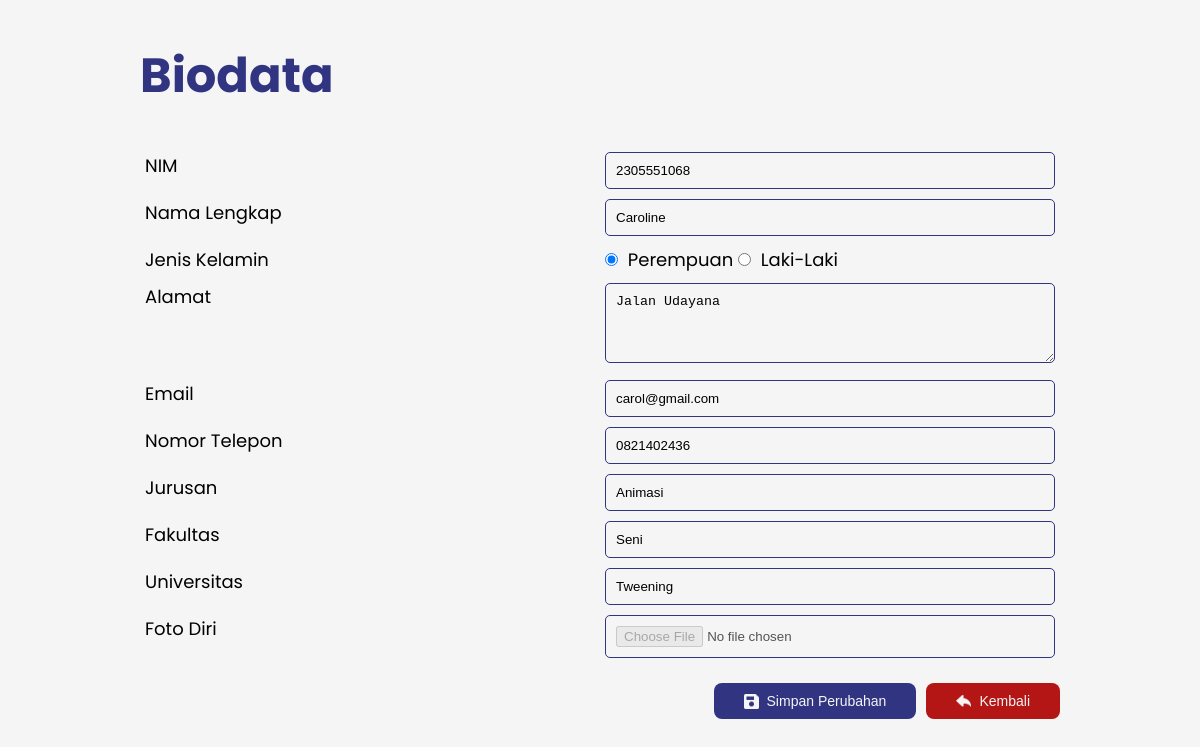
The app's page /add.php?mode=edit&id=24 with its own data.
### tables this page shows
CREATE TABLE `tb_mahasiswa` (
  `id` int NOT NULL AUTO_INCREMENT,
  `nim` varchar(20) DEFAULT NULL,
  `picture` varchar(255) DEFAULT NULL,
  `name` varchar(50) DEFAULT NULL,
  `gender` varchar(10) DEFAULT NULL,
  `address` varchar(100) DEFAULT NULL,
  `email` varchar(100) DEFAULT NULL,
  `telp` varchar(15) DEFAULT NULL,
  `major` varchar(50) DEFAULT NULL,
  `faculty` varchar(25) DEFAULT NULL,
  `university` varchar(50) DEFAULT NULL,
  PRIMARY KEY (`id`)
);

### function.php (called while the page is built, shortened)
<?php
require 'connection.php';
function query($query) {
    global $conn;
    $result = mysqli_query($conn, $query);
    $rows = [];
    while ($row = mysqli_fetch_assoc($result)) {
        $rows[] = $row;
    }
    return $rows;
}
?>

### add.php (the view, shortened to what this page needs)
<?php
require 'function.php';
$mode = isset($_GET['mode']) ? $_GET['mode'] : 'add';
$id = isset($_GET['id']) ? intval($_GET['id']) : null;
$data = [
    'nim' => '',
    'name' => '',
    'gender' => '',
    'address' => '',
    'email' => '',
    'telp' => '',
    'major' => '',
    'faculty' => '',
    'university' => '',
    'picture' => ''
];
if ($mode === 'edit' && $id) {
    $result = query("SELECT * FROM tb_mahasiswa WHERE id = $id");
    if (!empty($result)) {
        $data = $result[0];
    } else {
        echo "<script>
                alert('Data tidak ditemukan!');
                document.location.href = 'index.php';
              </script>";
        exit;
    }
}
?>
<!DOCTYPE html>
<html>
<head>
    <link rel="stylesheet" href="style.css">
</head>
<body>
    <div class="container-biodata">
        <div class="header">
            <h1 class="biodata-input">Biodata</h1>
        </div>
        <div class="content">
            <form class="form" action="" method="POST" enctype="multipart/form-data">
                <table cellpadding="20px" cellspacing="0px">
                    <tr>
                        <td><span id="spn_nim">NIM</span></td>
                        <td><input type="text" name="nim" id="nim" value="<?= $data['nim'] ?>" required></td>
                    </tr>
                    <tr>
                        <td><span id="spn_nama">Nama Lengkap</span></td>
                        <td><input type="text" name="name" id="name" value="<?= $data['name'] ?>" required></td>
                    </tr>
                    <tr>
                        <td><span id="spn_gender">Jenis Kelamin</span></td>
                        <td>
                            <input type="radio" id="perempuan" name="gender" value="Perempuan"
                                <?= $data['gender'] === 'Perempuan' ? 'checked' : '' ?> required>
                            <label for="perempuan">Perempuan</label>
                            <input type="radio" id="laki-laki" name="gender" value="Laki-Laki"
                                <?= $data['gender'] === 'Laki-Laki' ? 'checked' : '' ?> required>
                            <label for="laki-laki">Laki-Laki</label>
                        </td>
                    </tr>
                    <tr>
                        <td><span id="spn_alamat">Alamat</span></td>
                        <td><textarea name="address" id="address" required><?= $data['address'] ?></textarea></td>
                    </tr>
                    <tr>
                        <td><span id="spn_email">Email</span></td>
                        <td><input type="email" name="email" id="email" value="<?= $data['email'] ?>" required></td>
                    </tr>
                    <tr>
                        <td><span id="spn_telp">Nomor Telepon</span></td>
                        <td><input type="text" name="telp" id="telp" value="<?= $data['telp'] ?>" required></td>
                    </tr>
                    <tr>
                        <td><span id="spn_jurusan">Jurusan</span></td>
                        <td><input type="text" name="major" id="major" value="<?= $data['major'] ?>" required></td>
                    </tr>
                    <tr>
                        <td><span id="spn_fakultas">Fakultas</span></td>
                        <td><input type="text" name="faculty" id="faculty" value="<?= $data['faculty'] ?>" required>
                        </td>
                    </tr>
                    <tr>
                        <td><span id="spn_universitas">Universitas</span></td>
                        <td><input type="text" name="university" id="university" value="<?= $data['university'] ?>"
                                required>
                        </td>
                    </tr>
                    <tr>
                        <td><span id="spn_foto">Foto Diri</span></td>
                        <td>
                            <input type="file" name="picture" id="picture" disabled
                                <?= $mode === 'add' ? 'required' : '' ?>>
                        </td>
                    </tr>
                </table>
                <div class="button-group">
                    <button type="submit" name="submit" class="btn-save">
                        <img src="icon/save.png" alt="Submit" class="button-icon">
                        <?= $mode === 'add' ? 'Tambah' : 'Simpan Perubahan' ?>
                    </button>
                    <button type="button" onclick="window.location.href='index.php';" class="btn-back">
                        <img src="icon/back.png" alt="Kembali" class="back-icon"> Kembali
                    </button>
                </div>
            </form>
        </div>
    </div>
</body>

### style.css (style rules this page uses)
* { margin: 0; padding: 0; box-sizing: border-box; background-color: #F5F5F5; }
body { font-family: Poppins; padding: 40px; }
h1 { font-size: 48px; color: #303481; margin-bottom: 10px; }
table { margin: 20px 0px; width: 100%; border-collapse: collapse; table-layout: fixed; border-radius: 8px; overflow: hidden; height: 250px; }
td { padding: 12px; border: 1px solid #ddd; word-wrap: break-word; max-width: 150px; vertical-align: top; }
button { background: none; border: none; cursor: pointer; padding: 5px; }
button img { width: 20px; height: 20px; }
.container-biodata { justify-content: center; padding-left: 100px; padding-right: 100px; }
.form td { padding: 5px; font-size: 18px; border: none; }
.biodata-input { margin-bottom: 35px; }
input[type="text"], input[type="email"], input[type="file"], textarea { width: 100%; padding: 10px; border: 1px solid #303481; border-radius: 5px; outline: none; }
textarea { height: 80px; resize: vertical; box-sizing: border-box; }
input[type="radio"] { margin-right: 5px; }
.button-group { display: flex; gap: 10px; justify-content: flex-end; }
.btn-back { background-color: #b41515; color: #F5F5F5; font-size: 14px; border: none; padding: 10px 30px; border-radius: 8px; cursor: pointer; transition: 0.2s ease; display: flex; align-items: center; }
.back-icon { width: 15px; height: auto; font-size: 20px; margin-right: 8px; background-color: #b41515; }
.btn-save { background-color: #303481; color: #F5F5F5; font-size: 14px; border: none; padding: 10px 30px; border-radius: 8px; cursor: pointer; transition: 0.2s ease; display: flex; align-items: center; }
.btn-save .button-icon { width: 15px; height: auto; font-size: 20px; margin-right: 8px; background-color: #303481; }

### records on screen
tb_mahasiswa: nim "2305551068", name "Caroline", gender "☑ Perempuan", gender "☐ Laki-Laki", address "Jalan Udayana", email "carol@gmail.com", telp "0821402436", major "Animasi", faculty "Seni", university "Tweening"
